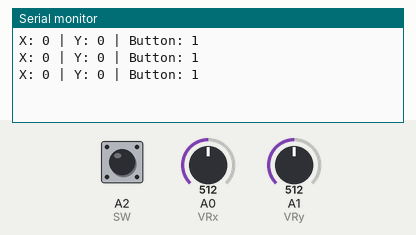
A sketch run on a simulated Arduino Uno, built with avr-gcc and run on an emulated ATmega328P. Shown: the last lines printed to the serial monitor. The test bench sets the inputs (shaded band); at power-on: A0 (VRx) = 512, A1 (VRy) = 512, A2 (SW) HIGH.

Above: at 1.3 s.
1.4 s: A0 (VRx) set to 716
At 1.9 s:
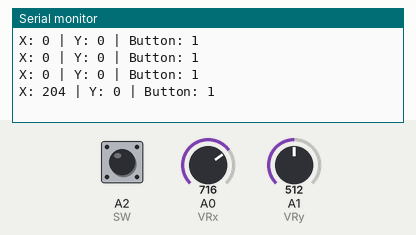
2.9 s: A1 (VRy) set to 716
At 3.4 s:
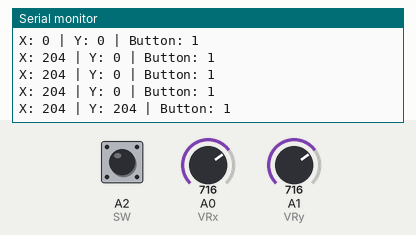
4.4 s: A2 (SW) pulled LOW for 0.6 s
At 4.9 s:
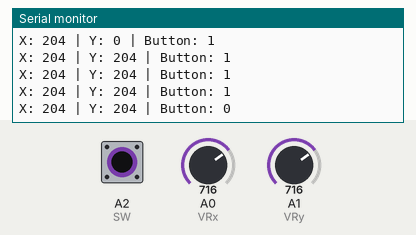
6.5 s: A0 (VRx) set to 900
At 6.9 s:
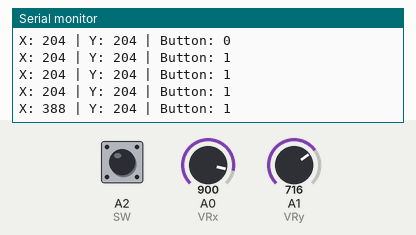
8.0 s: A2 (SW) pulled LOW for 1 s
At 8.4 s:
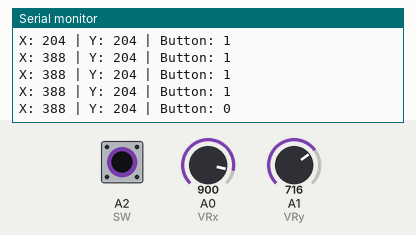
10.5 s: A1 (VRy) set to 900
At 10.9 s:
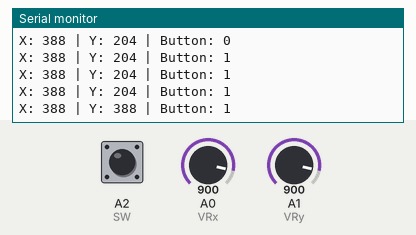
Timing chart, 0 to 13.0 s (numbered marks = the images above; inputs shaded):
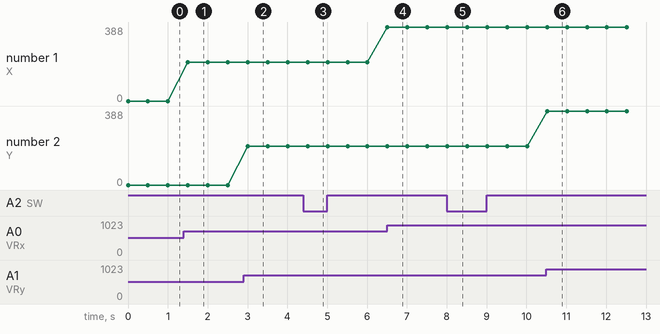

Measured:
- after the input at 1.4 s, the serial monitor: prints a new line after 0.10 s (image 1)
- after the input at 2.9 s, the serial monitor: prints a new line after 0.11 s (image 2)
- after the input at 4.4 s, the serial monitor: prints a new line after 0.11 s (image 3)
- after the input at 6.5 s, the serial monitor: prints a new line at once (image 4)
- after the input at 8.0 s, the serial monitor: prints a new line at once (image 5)
- after the input at 10.5 s, the serial monitor: prints a new line at once (image 6)
- plotted number 1: 0 → 204 after the input at 1.4 s, 204 → 388 after the input at 6.5 s

The sketch:

6.joystick.ino
```cpp
//botdulars joystick sample program.

int VRx = A0;
int VRy = A1;
int SW = A2;

int xPosition = 0;
int yPosition = 0;
int SW_state = 0;
int mapX = 0;
int mapY = 0;

void setup() {
  Serial.begin(9600);

  pinMode(VRx, INPUT);
  pinMode(VRy, INPUT);
  pinMode(A2, INPUT);
  digitalWrite(A2, HIGH);
  pinMode(A2, INPUT_PULLUP);

}

void loop() {
  xPosition = analogRead(VRx);
  yPosition = analogRead(VRy);
  SW_state = digitalRead(SW);
  mapX = map(xPosition, 0, 1023, -512, 512);
  mapY = map(yPosition, 0, 1023, -512, 512);

  Serial.print("X: ");
  Serial.print(mapX);
  Serial.print(" | Y: ");
  Serial.print(mapY);
  Serial.print(" | Button: ");
  Serial.println(SW_state);

  delay(500);

}
```
